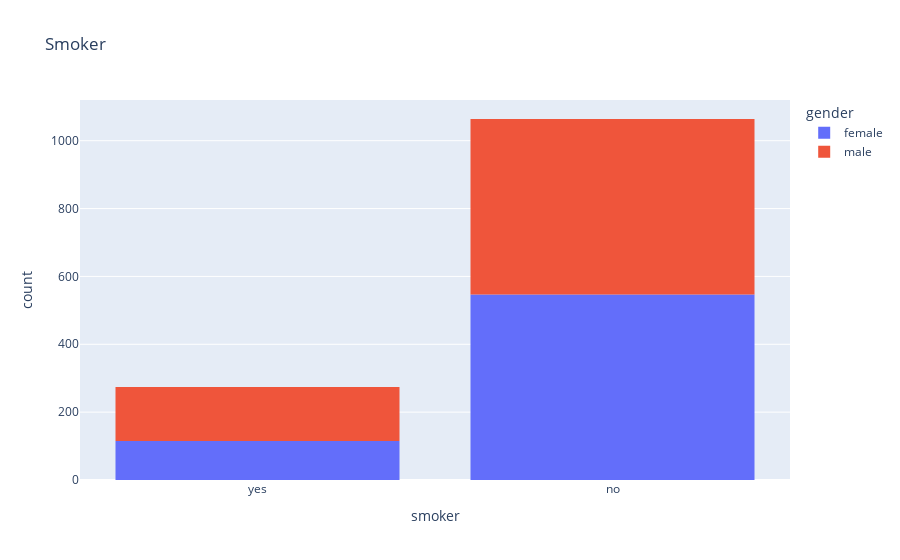

Write notebook code for a chart like this one.
### Code cell
px.histogram(medical_df, x='smoker', color='gender', title='Smoker')

### Figure 1 — Plotly figure (JSON) as saved in the notebook; plotly's stock layout.template omitted (floating-point values rounded to 4 significant figures; data arrays with more than 128 entries replaced by an {"elided": "..."} marker saying what was removed)
{"data": [{"alignmentgroup": "True", "bingroup": "x", "hovertemplate": "gender=female<br>smoker=%{x}<br>count=%{y}<extra></extra>", "legendgroup": "female", "marker": {"color": "#636efa", "pattern": {"shape": ""}}, "name": "female", "offsetgroup": "female", "orientation": "v", "showlegend": true, "type": "histogram", "x": {"elided": "662 str values"}, "xaxis": "x", "yaxis": "y"}, {"alignmentgroup": "True", "bingroup": "x", "hovertemplate": "gender=male<br>smoker=%{x}<br>count=%{y}<extra></extra>", "legendgroup": "male", "marker": {"color": "#EF553B", "pattern": {"shape": ""}}, "name": "male", "offsetgroup": "male", "orientation": "v", "showlegend": true, "type": "histogram", "x": {"elided": "676 str values"}, "xaxis": "x", "yaxis": "y"}], "layout": {"barmode": "relative", "legend": {"title": {"text": "gender"}, "tracegroupgap": 0}, "title": {"text": "Smoker"}, "xaxis": {"anchor": "y", "domain": [0, 1], "title": {"text": "smoker"}}, "yaxis": {"anchor": "x", "domain": [0, 1], "title": {"text": "count"}}}}
